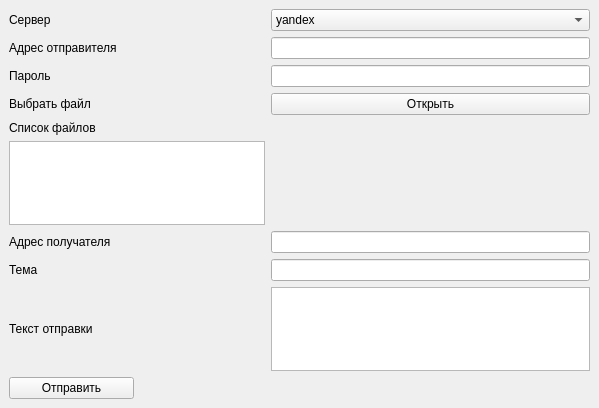
<?xml version="1.0" encoding="UTF-8"?>
<ui version="4.0">
 <class>MainWindow</class>
 <widget class="QMainWindow" name="MainWindow">
  <property name="geometry">
   <rect>
    <x>0</x>
    <y>0</y>
    <width>599</width>
    <height>408</height>
   </rect>
  </property>
  <property name="windowTitle">
   <string>MainWindow</string>
  </property>
  <widget class="QWidget" name="centralwidget">
   <layout class="QGridLayout" name="gridLayout">
    <item row="7" column="0">
     <widget class="QLabel" name="label">
      <property name="text">
       <string>Адрес получателя</string>
      </property>
     </widget>
    </item>
    <item row="9" column="0">
     <widget class="QLabel" name="label_2">
      <property name="text">
       <string>Тема</string>
      </property>
     </widget>
    </item>
    <item row="13" column="0">
     <widget class="QPushButton" name="pushButton">
      <property name="text">
       <string>Отправить</string>
      </property>
     </widget>
    </item>
    <item row="12" column="0">
     <widget class="QLabel" name="label_3">
      <property name="text">
       <string>Текст отправки</string>
      </property>
     </widget>
    </item>
    <item row="12" column="2">
     <widget class="QTextEdit" name="mailText"/>
    </item>
    <item row="1" column="0">
     <widget class="QLabel" name="label_5">
      <property name="text">
       <string>Адрес отправителя</string>
      </property>
     </widget>
    </item>
    <item row="0" column="2">
     <widget class="QComboBox" name="comboBox">
      <item>
       <property name="text">
        <string>yandex</string>
       </property>
      </item>
      <item>
       <property name="text">
        <string>mail</string>
       </property>
      </item>
      <item>
       <property name="text">
        <string>gmail</string>
       </property>
      </item>
     </widget>
    </item>
    <item row="3" column="0">
     <widget class="QLabel" name="label_7">
      <property name="text">
       <string>Выбрать файл</string>
      </property>
     </widget>
    </item>
    <item row="2" column="2">
     <widget class="QLineEdit" name="lineEdit"/>
    </item>
    <item row="2" column="0">
     <widget class="QLabel" name="label_6">
      <property name="text">
       <string>Пароль</string>
      </property>
     </widget>
    </item>
    <item row="1" column="2">
     <widget class="QLineEdit" name="from_addr"/>
    </item>
    <item row="3" column="2">
     <widget class="QPushButton" name="file_button">
      <property name="text">
       <string>Открыть</string>
      </property>
     </widget>
    </item>
    <item row="4" column="0">
     <widget class="QLabel" name="label_8">
      <property name="text">
       <string>Список файлов</string>
      </property>
     </widget>
    </item>
    <item row="7" column="2">
     <widget class="QLineEdit" name="email"/>
    </item>
    <item row="9" column="2">
     <widget class="QLineEdit" name="subject"/>
    </item>
    <item row="0" column="0">
     <widget class="QLabel" name="label_4">
      <property name="text">
       <string>Сервер</string>
      </property>
     </widget>
    </item>
    <item row="6" column="0" colspan="2">
     <widget class="QListWidget" name="files_widjet"/>
    </item>
   </layout>
  </widget>
 </widget>
 <resources/>
 <connections/>
</ui>
